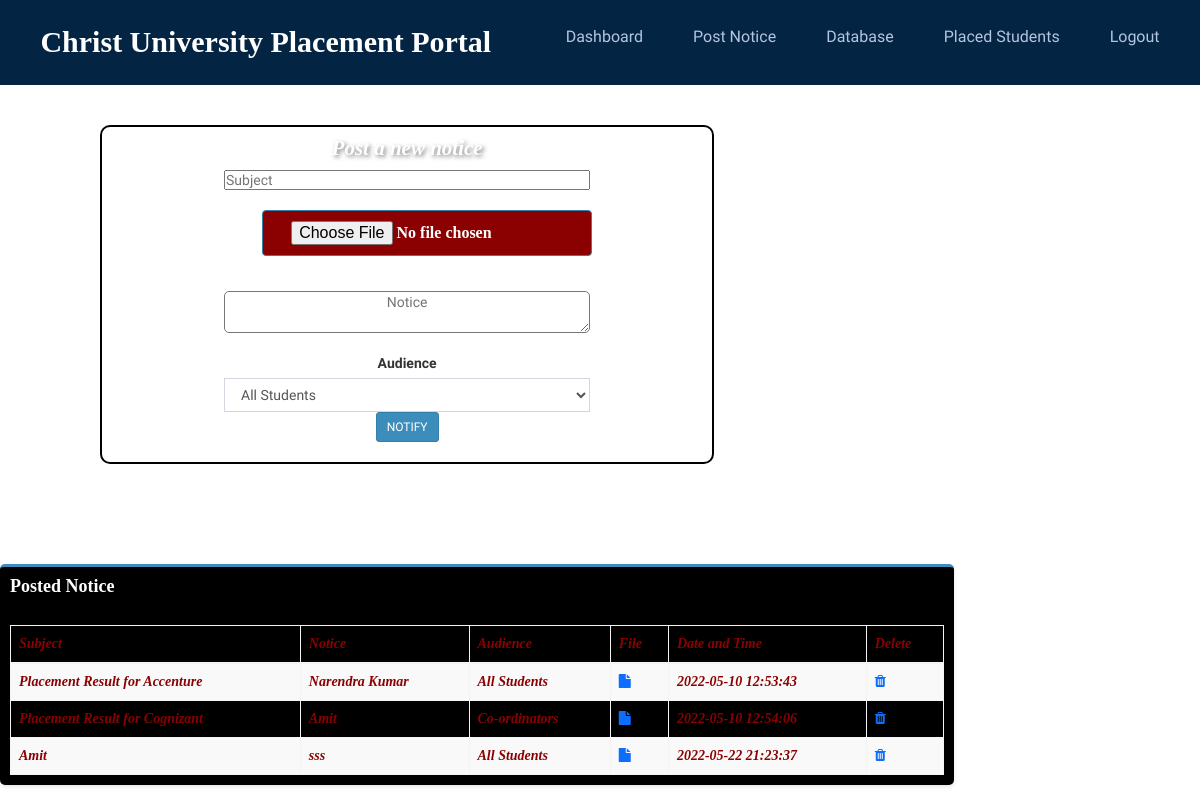
The app's page /admin/postnotice.php with its own data.
### tables this page shows
CREATE TABLE `notice` (
  `id` int(11) NOT NULL,
  `subject` varchar(250) NOT NULL,
  `notice` varchar(255) DEFAULT NULL,
  `audience` varchar(255) DEFAULT NULL,
  `resume` varchar(250) DEFAULT NULL,
  `hash` varchar(255) DEFAULT NULL,
  `date` datetime DEFAULT NULL
);

### admin/postnotice.php (the view, shortened to what this page needs)
<?php
require_once("../db.php");
?>
<!DOCTYPE html>
<html>
<head>
    <link rel="stylesheet" href="https://cdnjs.cloudflare.com/ajax/libs/twitter-bootstrap/3.3.7/css/bootstrap.min.css">
    <link rel="stylesheet" href="https://cdnjs.cloudflare.com/ajax/libs/font-awesome/4.7.0/css/font-awesome.min.css">
    <link rel="stylesheet" href="https://cdnjs.cloudflare.com/ajax/libs/ionicons/2.0.1/css/ionicons.min.css">
    <link rel="stylesheet" href="css/AdminLTE.min.css">
    <link rel="stylesheet" href="css/_all-skins.min.css">
    <link rel="stylesheet" href="css/custom.css">
</head>
<body class="hold-transition skin-green sidebar-mini">
    <?php
    include 'header.php';
    ?>
    <div class="row">
        <div class="col-xs-6 responsive">
            <section>
                <form class="centre " action="" method="POST">
                    <div>
                        <h4><strong> Post a new notice</strong></h4>
                    </div>
                    <div>
                        <input id="subject" placeholder="Subject" type="text" name="subject" style="margin:auto">
                    </div>
                    <div id="file" class="form-group">
                        <input type="file" name="resume" class="btn btn-flat btn-primary">
                    </div>
                    <br>
                    <div class="form-group mt-3">
                        <textarea style="top:80px " type="input" class="input" name="input" id="input" placeholder="Notice" required></textarea>
                    </div>
                    <div class="form-group text-center option">
                        <label>Audience </label>
                        <select class="form-control select2 select2-hidden-accessible" style="width: 100%" tabindex="-1" aria-hidden="true" class="input" name="audience">
                            <option class="option" value="All Students">All Students</option>
                        </select>
                    </div>
                    <div class="text-center">
                        <button class="btn btn-primary btn-sm" id="submit" name="submit" type=" submit1">NOTIFY</button>
                    </div><br>
                </form>
        </div>
        <div class="col-xs-5 responsive2 ">
            <div class="box box-primary ">
                <div class="box-header with-border">
                    <h3 class="box-title">Posted Notice</h3>
                </div>
                <div class="box-body">
                    <table id="example1" class="table table-bordered table-striped">
                        <thead>
                            <tr>
                                <th>Subject</th>
                                <th>Notice</th>
                                <th>Audience</th>
                                <th>File</th>
                                <th>Date and Time</th>
                                <th>Delete</th>
                            </tr>
                        </thead>
                        <tbody>
                            <?php
                            $sql = "SELECT * FROM notice";
                            $result = $conn->query($sql);
                            if ($result->num_rows > 0) {
                                while ($row = $result->fetch_assoc()) {
                            ?>
                                    <td><?php echo $row['subject']; ?></td>
                                    <td><?php echo $row['notice']; ?></td>
                                    <td><?php echo $row['audience']; ?></td>
                                    <?php if ($row['resume'] != '') { ?>
                                        <td><a href="uploads/resume/<?php echo $row['resume']; ?>" download="<?php echo 'Notice'; ?>"><i class="fa fa-file"></i></a></td>
                                    <?php } else { ?>
                                        <td>No Resume Uploaded</td>
                                    <?php } ?>
                                    <td><?php echo $row['date']; ?></td>
                                    <td><a id="delete" href="deletenotice.php?id=<?php echo $row['id']; ?>"><i class="fa fa-trash"></i></a></td>
                                    </tr><?php
                                        }
                                    }?>
                        </tbody>
                    </table>
                </div>
            </div>
        </div>
    </div>
</body>
</html>

### css/custom.css (style rules this page uses)
.box { position: relative; border-radius: 5px; background: black; margin-bottom: 20px; width: 100%; box-shadow: 0 2px 4px rgba(0, 0, 0, 0.1); transition: all 0.3s ease; }

### admin/header.php (style rules this page uses)
* { margin: 0; padding: 0; box-sizing: border-box; }
html { font-size: 62.5%; font-family: 'Roboto', sans-serif; }
a { text-decoration: none; left: 0px; }

### admin/postnotice.php (style rules this page uses)
#file { margin-left: 40px; margin-top: 20px; }
body { background-color: white; }
.centre { margin: 20px 30px 100px 20px; text-align: center; height: 450px; width: 700px; border: 2px solid black; border-radius: 10px; display: inline-block; }
#subject { width: 86%; }
.option { width: 30%; margin: auto; }
.input { height: 200px; width: 600px; border-radius: 5px; background-color: white; text-align: center; }
@media screen and (max-width: 1447px) { .centre { height: 105%; width: 105%; margin-left: 100px; } }
@media screen and (max-width: 1447px) { .responsive2 { margin: auto; display: block; height: 80%; width: 80%; margin: auto; } }
@media screen and (max-width: 1447px) { #subject { height: 60%; width: 60%; margin: auto; } }
@media screen and (max-width: 1447px) { .option { height: 60%; width: 60%; margin: auto; } }
@media screen and (max-width: 1447px) { .input { height: 80%; width: 60%; margin: auto; } }

### records on screen
notice: subject "Placement Result for Accenture", notice "Narendra Kumar", audience "All Students", date "2022-05-10 12:53:43"
notice: subject "Placement Result for Cognizant", notice "Amit", audience "Co-ordinators", date "2022-05-10 12:54:06"
notice: subject "Amit", notice "sss", audience "All Students", date "2022-05-22 21:23:37"
